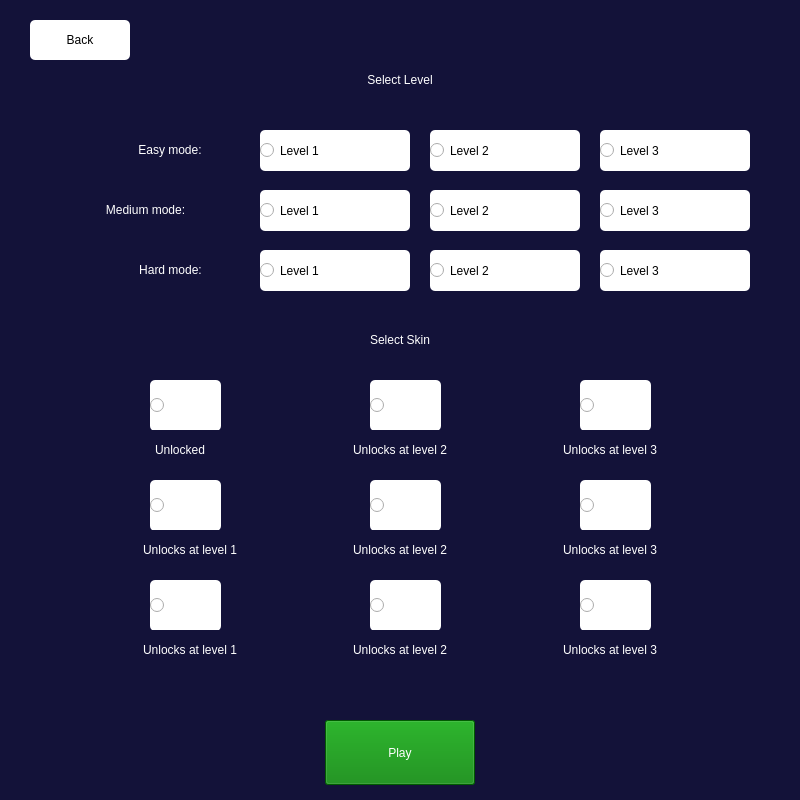
<?xml version="1.0" encoding="UTF-8"?>
<ui version="4.0">
 <class>Dialog</class>
 <widget class="QDialog" name="Dialog">
  <property name="geometry">
   <rect>
    <x>0</x>
    <y>0</y>
    <width>800</width>
    <height>800</height>
   </rect>
  </property>
  <property name="windowTitle">
   <string>Dialog</string>
  </property>
  <property name="styleSheet">
   <string notr="true">background-color:#131239;</string>
  </property>
  <widget class="QRadioButton" name="e_level1">
   <property name="geometry">
    <rect>
     <x>260</x>
     <y>130</y>
     <width>150</width>
     <height>41</height>
    </rect>
   </property>
   <property name="cursor">
    <cursorShape>PointingHandCursor</cursorShape>
   </property>
   <property name="styleSheet">
    <string notr="true">font: 75 italic 14pt &quot;Georgia&quot;;
background:white;
border-radius:5px;</string>
   </property>
   <property name="text">
    <string>Level 1</string>
   </property>
   <property name="icon">
    <iconset>
     <normaloff>../Images and icon/Unlocked.png</normaloff>../Images and icon/Unlocked.png</iconset>
   </property>
   <property name="iconSize">
    <size>
     <width>25</width>
     <height>25</height>
    </size>
   </property>
  </widget>
  <widget class="QRadioButton" name="e_level2">
   <property name="geometry">
    <rect>
     <x>430</x>
     <y>130</y>
     <width>150</width>
     <height>41</height>
    </rect>
   </property>
   <property name="cursor">
    <cursorShape>PointingHandCursor</cursorShape>
   </property>
   <property name="styleSheet">
    <string notr="true">font: 75 italic 14pt &quot;Georgia&quot;;
background:white;
border-radius:5px;</string>
   </property>
   <property name="text">
    <string>Level 2</string>
   </property>
   <property name="icon">
    <iconset>
     <normaloff>../Images and icon/Locked.png</normaloff>../Images and icon/Locked.png</iconset>
   </property>
   <property name="iconSize">
    <size>
     <width>25</width>
     <height>25</height>
    </size>
   </property>
  </widget>
  <widget class="QLabel" name="label_2">
   <property name="geometry">
    <rect>
     <x>90</x>
     <y>130</y>
     <width>160</width>
     <height>40</height>
    </rect>
   </property>
   <property name="styleSheet">
    <string notr="true">font: 16pt &quot;Georgia&quot;;
color:white;</string>
   </property>
   <property name="text">
    <string>Easy mode:</string>
   </property>
   <property name="alignment">
    <set>Qt::AlignCenter</set>
   </property>
  </widget>
  <widget class="QRadioButton" name="e_level3">
   <property name="geometry">
    <rect>
     <x>600</x>
     <y>130</y>
     <width>150</width>
     <height>41</height>
    </rect>
   </property>
   <property name="cursor">
    <cursorShape>PointingHandCursor</cursorShape>
   </property>
   <property name="styleSheet">
    <string notr="true">font: 75 italic 14pt &quot;Georgia&quot;;
background:white;
border-radius:5px;</string>
   </property>
   <property name="text">
    <string>Level 3</string>
   </property>
   <property name="icon">
    <iconset>
     <normaloff>../Images and icon/Locked.png</normaloff>../Images and icon/Locked.png</iconset>
   </property>
   <property name="iconSize">
    <size>
     <width>25</width>
     <height>25</height>
    </size>
   </property>
  </widget>
  <widget class="QRadioButton" name="m_level1">
   <property name="geometry">
    <rect>
     <x>260</x>
     <y>190</y>
     <width>150</width>
     <height>41</height>
    </rect>
   </property>
   <property name="cursor">
    <cursorShape>PointingHandCursor</cursorShape>
   </property>
   <property name="styleSheet">
    <string notr="true">font: 75 italic 14pt &quot;Georgia&quot;;
background:white;
border-radius:5px;</string>
   </property>
   <property name="text">
    <string>Level 1</string>
   </property>
   <property name="icon">
    <iconset>
     <normaloff>../Images and icon/Locked.png</normaloff>../Images and icon/Locked.png</iconset>
   </property>
   <property name="iconSize">
    <size>
     <width>25</width>
     <height>25</height>
    </size>
   </property>
  </widget>
  <widget class="QRadioButton" name="m_level2">
   <property name="geometry">
    <rect>
     <x>430</x>
     <y>190</y>
     <width>150</width>
     <height>41</height>
    </rect>
   </property>
   <property name="cursor">
    <cursorShape>PointingHandCursor</cursorShape>
   </property>
   <property name="styleSheet">
    <string notr="true">font: 75 italic 14pt &quot;Georgia&quot;;
background:white;
border-radius:5px;</string>
   </property>
   <property name="text">
    <string>Level 2</string>
   </property>
   <property name="icon">
    <iconset>
     <normaloff>../Images and icon/Locked.png</normaloff>../Images and icon/Locked.png</iconset>
   </property>
   <property name="iconSize">
    <size>
     <width>25</width>
     <height>25</height>
    </size>
   </property>
  </widget>
  <widget class="QRadioButton" name="m_level3">
   <property name="geometry">
    <rect>
     <x>600</x>
     <y>190</y>
     <width>150</width>
     <height>41</height>
    </rect>
   </property>
   <property name="cursor">
    <cursorShape>PointingHandCursor</cursorShape>
   </property>
   <property name="styleSheet">
    <string notr="true">font: 75 italic 14pt &quot;Georgia&quot;;
background:white;
border-radius:5px;</string>
   </property>
   <property name="text">
    <string>Level 3</string>
   </property>
   <property name="icon">
    <iconset>
     <normaloff>../Images and icon/Locked.png</normaloff>../Images and icon/Locked.png</iconset>
   </property>
   <property name="iconSize">
    <size>
     <width>25</width>
     <height>25</height>
    </size>
   </property>
  </widget>
  <widget class="QRadioButton" name="h_level1">
   <property name="geometry">
    <rect>
     <x>260</x>
     <y>250</y>
     <width>150</width>
     <height>41</height>
    </rect>
   </property>
   <property name="cursor">
    <cursorShape>PointingHandCursor</cursorShape>
   </property>
   <property name="styleSheet">
    <string notr="true">font: 75 italic 14pt &quot;Georgia&quot;;
background:white;
border-radius:5px;</string>
   </property>
   <property name="text">
    <string>Level 1</string>
   </property>
   <property name="icon">
    <iconset>
     <normaloff>../Images and icon/Locked.png</normaloff>../Images and icon/Locked.png</iconset>
   </property>
   <property name="iconSize">
    <size>
     <width>25</width>
     <height>25</height>
    </size>
   </property>
  </widget>
  <widget class="QRadioButton" name="h_level2">
   <property name="geometry">
    <rect>
     <x>430</x>
     <y>250</y>
     <width>150</width>
     <height>41</height>
    </rect>
   </property>
   <property name="cursor">
    <cursorShape>PointingHandCursor</cursorShape>
   </property>
   <property name="styleSheet">
    <string notr="true">font: 75 italic 14pt &quot;Georgia&quot;;
background:white;
border-radius:5px;</string>
   </property>
   <property name="text">
    <string>Level 2</string>
   </property>
   <property name="icon">
    <iconset>
     <normaloff>../Images and icon/Locked.png</normaloff>../Images and icon/Locked.png</iconset>
   </property>
   <property name="iconSize">
    <size>
     <width>25</width>
     <height>25</height>
    </size>
   </property>
  </widget>
  <widget class="QRadioButton" name="h_level3">
   <property name="geometry">
    <rect>
     <x>600</x>
     <y>250</y>
     <width>150</width>
     <height>41</height>
    </rect>
   </property>
   <property name="cursor">
    <cursorShape>PointingHandCursor</cursorShape>
   </property>
   <property name="styleSheet">
    <string notr="true">font: 75 italic 14pt &quot;Georgia&quot;;
background:white;
border-radius:5px;</string>
   </property>
   <property name="text">
    <string>Level 3</string>
   </property>
   <property name="icon">
    <iconset>
     <normaloff>../Images and icon/Locked.png</normaloff>../Images and icon/Locked.png</iconset>
   </property>
   <property name="iconSize">
    <size>
     <width>25</width>
     <height>25</height>
    </size>
   </property>
  </widget>
  <widget class="QLabel" name="label_3">
   <property name="geometry">
    <rect>
     <x>50</x>
     <y>190</y>
     <width>191</width>
     <height>40</height>
    </rect>
   </property>
   <property name="styleSheet">
    <string notr="true">font: 16pt &quot;Georgia&quot;;
color:white;</string>
   </property>
   <property name="text">
    <string>Medium mode:</string>
   </property>
   <property name="alignment">
    <set>Qt::AlignCenter</set>
   </property>
  </widget>
  <widget class="QLabel" name="label_4">
   <property name="geometry">
    <rect>
     <x>90</x>
     <y>250</y>
     <width>161</width>
     <height>40</height>
    </rect>
   </property>
   <property name="styleSheet">
    <string notr="true">font: 16pt &quot;Georgia&quot;;
color:white;
</string>
   </property>
   <property name="text">
    <string>Hard mode:</string>
   </property>
   <property name="alignment">
    <set>Qt::AlignCenter</set>
   </property>
  </widget>
  <widget class="QLabel" name="label">
   <property name="geometry">
    <rect>
     <x>310</x>
     <y>60</y>
     <width>180</width>
     <height>40</height>
    </rect>
   </property>
   <property name="styleSheet">
    <string notr="true">font: 75 20pt &quot;Georgia&quot;;
color:white;</string>
   </property>
   <property name="text">
    <string>Select Level</string>
   </property>
   <property name="alignment">
    <set>Qt::AlignCenter</set>
   </property>
  </widget>
  <widget class="QPushButton" name="f_back">
   <property name="geometry">
    <rect>
     <x>30</x>
     <y>20</y>
     <width>100</width>
     <height>40</height>
    </rect>
   </property>
   <property name="cursor">
    <cursorShape>PointingHandCursor</cursorShape>
   </property>
   <property name="styleSheet">
    <string notr="true">font: 75 italic 14pt &quot;Georgia&quot;;
background:white;
border-radius:5px;
color:black;</string>
   </property>
   <property name="text">
    <string>Back</string>
   </property>
   <property name="icon">
    <iconset>
     <normaloff>../Images and icon/Back.png</normaloff>../Images and icon/Back.png</iconset>
   </property>
   <property name="iconSize">
    <size>
     <width>25</width>
     <height>25</height>
    </size>
   </property>
  </widget>
  <widget class="QLabel" name="label_5">
   <property name="geometry">
    <rect>
     <x>310</x>
     <y>320</y>
     <width>180</width>
     <height>40</height>
    </rect>
   </property>
   <property name="styleSheet">
    <string notr="true">font: 75 20pt &quot;Georgia&quot;;
color:white;</string>
   </property>
   <property name="text">
    <string>Select Skin</string>
   </property>
   <property name="alignment">
    <set>Qt::AlignCenter</set>
   </property>
  </widget>
  <widget class="QRadioButton" name="skin_1">
   <property name="geometry">
    <rect>
     <x>150</x>
     <y>380</y>
     <width>71</width>
     <height>51</height>
    </rect>
   </property>
   <property name="cursor">
    <cursorShape>PointingHandCursor</cursorShape>
   </property>
   <property name="styleSheet">
    <string notr="true">background:white;
border-radius:5px;</string>
   </property>
   <property name="text">
    <string/>
   </property>
   <property name="icon">
    <iconset>
     <normaloff>../Mallet images/1.png</normaloff>../Mallet images/1.png</iconset>
   </property>
   <property name="iconSize">
    <size>
     <width>50</width>
     <height>50</height>
    </size>
   </property>
  </widget>
  <widget class="QRadioButton" name="skin_2">
   <property name="geometry">
    <rect>
     <x>370</x>
     <y>380</y>
     <width>71</width>
     <height>51</height>
    </rect>
   </property>
   <property name="cursor">
    <cursorShape>PointingHandCursor</cursorShape>
   </property>
   <property name="styleSheet">
    <string notr="true">background:white;
border-radius:5px;</string>
   </property>
   <property name="text">
    <string/>
   </property>
   <property name="icon">
    <iconset>
     <normaloff>../Mallet images/2.png</normaloff>../Mallet images/2.png</iconset>
   </property>
   <property name="iconSize">
    <size>
     <width>50</width>
     <height>50</height>
    </size>
   </property>
  </widget>
  <widget class="QRadioButton" name="skin_3">
   <property name="geometry">
    <rect>
     <x>580</x>
     <y>380</y>
     <width>71</width>
     <height>51</height>
    </rect>
   </property>
   <property name="cursor">
    <cursorShape>PointingHandCursor</cursorShape>
   </property>
   <property name="styleSheet">
    <string notr="true">background:white;
border-radius:5px;</string>
   </property>
   <property name="text">
    <string/>
   </property>
   <property name="icon">
    <iconset>
     <normaloff>../Mallet images/3.png</normaloff>../Mallet images/3.png</iconset>
   </property>
   <property name="iconSize">
    <size>
     <width>50</width>
     <height>50</height>
    </size>
   </property>
  </widget>
  <widget class="QLabel" name="s1_label">
   <property name="geometry">
    <rect>
     <x>130</x>
     <y>430</y>
     <width>100</width>
     <height>40</height>
    </rect>
   </property>
   <property name="styleSheet">
    <string notr="true">font: 12pt &quot;Georgia&quot;;
color:white;</string>
   </property>
   <property name="text">
    <string>Unlocked</string>
   </property>
   <property name="alignment">
    <set>Qt::AlignCenter</set>
   </property>
  </widget>
  <widget class="QLabel" name="s2_label">
   <property name="geometry">
    <rect>
     <x>320</x>
     <y>430</y>
     <width>160</width>
     <height>40</height>
    </rect>
   </property>
   <property name="styleSheet">
    <string notr="true">font: 12pt &quot;Georgia&quot;;
color:white;</string>
   </property>
   <property name="text">
    <string>Unlocks at level 2</string>
   </property>
   <property name="alignment">
    <set>Qt::AlignCenter</set>
   </property>
  </widget>
  <widget class="QLabel" name="s3_label">
   <property name="geometry">
    <rect>
     <x>530</x>
     <y>430</y>
     <width>160</width>
     <height>40</height>
    </rect>
   </property>
   <property name="styleSheet">
    <string notr="true">font: 12pt &quot;Georgia&quot;;
color:white;</string>
   </property>
   <property name="text">
    <string>Unlocks at level 3</string>
   </property>
   <property name="alignment">
    <set>Qt::AlignCenter</set>
   </property>
  </widget>
  <widget class="QRadioButton" name="skin_4">
   <property name="geometry">
    <rect>
     <x>150</x>
     <y>480</y>
     <width>71</width>
     <height>51</height>
    </rect>
   </property>
   <property name="cursor">
    <cursorShape>PointingHandCursor</cursorShape>
   </property>
   <property name="styleSheet">
    <string notr="true">background:white;
border-radius:5px;</string>
   </property>
   <property name="text">
    <string/>
   </property>
   <property name="icon">
    <iconset>
     <normaloff>../Mallet images/4.png</normaloff>../Mallet images/4.png</iconset>
   </property>
   <property name="iconSize">
    <size>
     <width>50</width>
     <height>50</height>
    </size>
   </property>
  </widget>
  <widget class="QRadioButton" name="skin_5">
   <property name="geometry">
    <rect>
     <x>370</x>
     <y>480</y>
     <width>71</width>
     <height>51</height>
    </rect>
   </property>
   <property name="cursor">
    <cursorShape>PointingHandCursor</cursorShape>
   </property>
   <property name="styleSheet">
    <string notr="true">background:white;
border-radius:5px;</string>
   </property>
   <property name="text">
    <string/>
   </property>
   <property name="icon">
    <iconset>
     <normaloff>../Mallet images/5.png</normaloff>../Mallet images/5.png</iconset>
   </property>
   <property name="iconSize">
    <size>
     <width>50</width>
     <height>50</height>
    </size>
   </property>
  </widget>
  <widget class="QRadioButton" name="skin_6">
   <property name="geometry">
    <rect>
     <x>580</x>
     <y>480</y>
     <width>71</width>
     <height>51</height>
    </rect>
   </property>
   <property name="cursor">
    <cursorShape>PointingHandCursor</cursorShape>
   </property>
   <property name="styleSheet">
    <string notr="true">background:white;
border-radius:5px;</string>
   </property>
   <property name="text">
    <string/>
   </property>
   <property name="icon">
    <iconset>
     <normaloff>../Mallet images/6.png</normaloff>../Mallet images/6.png</iconset>
   </property>
   <property name="iconSize">
    <size>
     <width>50</width>
     <height>50</height>
    </size>
   </property>
  </widget>
  <widget class="QRadioButton" name="skin_7">
   <property name="geometry">
    <rect>
     <x>150</x>
     <y>580</y>
     <width>71</width>
     <height>51</height>
    </rect>
   </property>
   <property name="cursor">
    <cursorShape>PointingHandCursor</cursorShape>
   </property>
   <property name="styleSheet">
    <string notr="true">background:white;
border-radius:5px;</string>
   </property>
   <property name="text">
    <string/>
   </property>
   <property name="icon">
    <iconset>
     <normaloff>../Mallet images/7.png</normaloff>../Mallet images/7.png</iconset>
   </property>
   <property name="iconSize">
    <size>
     <width>50</width>
     <height>50</height>
    </size>
   </property>
  </widget>
  <widget class="QRadioButton" name="skin_8">
   <property name="geometry">
    <rect>
     <x>370</x>
     <y>580</y>
     <width>71</width>
     <height>51</height>
    </rect>
   </property>
   <property name="cursor">
    <cursorShape>PointingHandCursor</cursorShape>
   </property>
   <property name="styleSheet">
    <string notr="true">background:white;
border-radius:5px;</string>
   </property>
   <property name="text">
    <string/>
   </property>
   <property name="icon">
    <iconset>
     <normaloff>../Mallet images/8.png</normaloff>../Mallet images/8.png</iconset>
   </property>
   <property name="iconSize">
    <size>
     <width>50</width>
     <height>50</height>
    </size>
   </property>
  </widget>
  <widget class="QRadioButton" name="skin_9">
   <property name="geometry">
    <rect>
     <x>580</x>
     <y>580</y>
     <width>71</width>
     <height>51</height>
    </rect>
   </property>
   <property name="cursor">
    <cursorShape>PointingHandCursor</cursorShape>
   </property>
   <property name="styleSheet">
    <string notr="true">background:white;
border-radius:5px;</string>
   </property>
   <property name="text">
    <string/>
   </property>
   <property name="icon">
    <iconset>
     <normaloff>../Mallet images/9.png</normaloff>../Mallet images/9.png</iconset>
   </property>
   <property name="iconSize">
    <size>
     <width>50</width>
     <height>50</height>
    </size>
   </property>
  </widget>
  <widget class="QLabel" name="s4_label">
   <property name="geometry">
    <rect>
     <x>110</x>
     <y>530</y>
     <width>160</width>
     <height>40</height>
    </rect>
   </property>
   <property name="styleSheet">
    <string notr="true">font: 12pt &quot;Georgia&quot;;
color:white;</string>
   </property>
   <property name="text">
    <string>Unlocks at level 1</string>
   </property>
   <property name="alignment">
    <set>Qt::AlignCenter</set>
   </property>
  </widget>
  <widget class="QLabel" name="s5_label">
   <property name="geometry">
    <rect>
     <x>320</x>
     <y>530</y>
     <width>160</width>
     <height>40</height>
    </rect>
   </property>
   <property name="styleSheet">
    <string notr="true">font: 12pt &quot;Georgia&quot;;
color:white;</string>
   </property>
   <property name="text">
    <string>Unlocks at level 2</string>
   </property>
   <property name="alignment">
    <set>Qt::AlignCenter</set>
   </property>
  </widget>
  <widget class="QLabel" name="s6_label">
   <property name="geometry">
    <rect>
     <x>530</x>
     <y>530</y>
     <width>160</width>
     <height>40</height>
    </rect>
   </property>
   <property name="styleSheet">
    <string notr="true">font: 12pt &quot;Georgia&quot;;
color:white;</string>
   </property>
   <property name="text">
    <string>Unlocks at level 3</string>
   </property>
   <property name="alignment">
    <set>Qt::AlignCenter</set>
   </property>
  </widget>
  <widget class="QLabel" name="s7_label">
   <property name="geometry">
    <rect>
     <x>110</x>
     <y>630</y>
     <width>160</width>
     <height>40</height>
    </rect>
   </property>
   <property name="styleSheet">
    <string notr="true">font: 12pt &quot;Georgia&quot;;
color:white;</string>
   </property>
   <property name="text">
    <string>Unlocks at level 1</string>
   </property>
   <property name="alignment">
    <set>Qt::AlignCenter</set>
   </property>
  </widget>
  <widget class="QLabel" name="s8_label">
   <property name="geometry">
    <rect>
     <x>320</x>
     <y>630</y>
     <width>160</width>
     <height>40</height>
    </rect>
   </property>
   <property name="styleSheet">
    <string notr="true">font: 12pt &quot;Georgia&quot;;
color:white;</string>
   </property>
   <property name="text">
    <string>Unlocks at level 2</string>
   </property>
   <property name="alignment">
    <set>Qt::AlignCenter</set>
   </property>
  </widget>
  <widget class="QLabel" name="s9_label">
   <property name="geometry">
    <rect>
     <x>530</x>
     <y>630</y>
     <width>160</width>
     <height>40</height>
    </rect>
   </property>
   <property name="styleSheet">
    <string notr="true">font: 12pt &quot;Georgia&quot;;
color:white;</string>
   </property>
   <property name="text">
    <string>Unlocks at level 3</string>
   </property>
   <property name="alignment">
    <set>Qt::AlignCenter</set>
   </property>
  </widget>
  <widget class="QPushButton" name="f_play">
   <property name="geometry">
    <rect>
     <x>325</x>
     <y>720</y>
     <width>150</width>
     <height>65</height>
    </rect>
   </property>
   <property name="cursor">
    <cursorShape>PointingHandCursor</cursorShape>
   </property>
   <property name="styleSheet">
    <string notr="true">font: 16pt &quot;Arial Rounded MT Bold&quot;;
padding:15px;
background-color:green;
color:white;

</string>
   </property>
   <property name="text">
    <string>Play</string>
   </property>
  </widget>
  <widget class="QLabel" name="f_play_game_err">
   <property name="geometry">
    <rect>
     <x>150</x>
     <y>680</y>
     <width>500</width>
     <height>30</height>
    </rect>
   </property>
   <property name="styleSheet">
    <string notr="true">font: 75 12pt &quot;Georgia&quot;;
color:red;</string>
   </property>
   <property name="text">
    <string/>
   </property>
   <property name="alignment">
    <set>Qt::AlignCenter</set>
   </property>
  </widget>
 </widget>
 <resources/>
 <connections/>
</ui>
